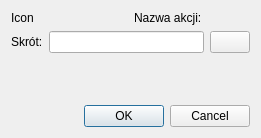
<?xml version="1.0" encoding="UTF-8"?>
<ui version="4.0">
 <class>ActionEditorDialog</class>
 <widget class="QDialog" name="ActionEditorDialog">
  <property name="geometry">
   <rect>
    <x>0</x>
    <y>0</y>
    <width>261</width>
    <height>138</height>
   </rect>
  </property>
  <property name="windowTitle">
   <string>Edycja skrótów klawiszowych</string>
  </property>
  <property name="toolTip">
   <string>Wprowadź sekwencję, która ma zostać powiązana z tą akcją</string>
  </property>
  <layout class="QVBoxLayout" name="verticalLayout">
   <item>
    <layout class="QHBoxLayout" name="horizontalLayout_2">
     <item>
      <widget class="QLabel" name="m_actionIconLabel">
       <property name="text">
        <string>Icon</string>
       </property>
      </widget>
     </item>
     <item>
      <widget class="QLabel" name="m_actionNameLabel">
       <property name="text">
        <string>Nazwa akcji:</string>
       </property>
      </widget>
     </item>
    </layout>
   </item>
   <item>
    <layout class="QHBoxLayout" name="horizontalLayout">
     <item>
      <widget class="QLabel" name="label">
       <property name="text">
        <string>Skrót:</string>
       </property>
      </widget>
     </item>
     <item>
      <widget class="QLineEdit" name="m_shortcutLineEdit">
       <property name="enabled">
        <bool>true</bool>
       </property>
       <property name="mouseTracking">
        <bool>false</bool>
       </property>
       <property name="focusPolicy">
        <enum>Qt::NoFocus</enum>
       </property>
       <property name="readOnly">
        <bool>true</bool>
       </property>
      </widget>
     </item>
     <item>
      <widget class="QPushButton" name="m_clearButton">
       <property name="toolTip">
        <string>Wyczyść</string>
       </property>
       <property name="text">
        <string/>
       </property>
       <property name="icon">
        <iconset resource="../icons/icons.qrc">
         <normaloff>:/icons/edit-clear.png</normaloff>:/icons/edit-clear.png</iconset>
       </property>
      </widget>
     </item>
    </layout>
   </item>
   <item>
    <spacer name="verticalSpacer">
     <property name="orientation">
      <enum>Qt::Vertical</enum>
     </property>
     <property name="sizeHint" stdset="0">
      <size>
       <width>20</width>
       <height>22</height>
      </size>
     </property>
    </spacer>
   </item>
   <item>
    <widget class="QDialogButtonBox" name="buttonBox">
     <property name="orientation">
      <enum>Qt::Horizontal</enum>
     </property>
     <property name="standardButtons">
      <set>QDialogButtonBox::Cancel|QDialogButtonBox::Ok</set>
     </property>
    </widget>
   </item>
  </layout>
 </widget>
 <resources>
  <include location="../icons/icons.qrc"/>
 </resources>
 <connections>
  <connection>
   <sender>buttonBox</sender>
   <signal>accepted()</signal>
   <receiver>ActionEditorDialog</receiver>
   <slot>accept()</slot>
   <hints>
    <hint type="sourcelabel">
     <x>248</x>
     <y>254</y>
    </hint>
    <hint type="destinationlabel">
     <x>157</x>
     <y>274</y>
    </hint>
   </hints>
  </connection>
  <connection>
   <sender>buttonBox</sender>
   <signal>rejected()</signal>
   <receiver>ActionEditorDialog</receiver>
   <slot>reject()</slot>
   <hints>
    <hint type="sourcelabel">
     <x>316</x>
     <y>260</y>
    </hint>
    <hint type="destinationlabel">
     <x>286</x>
     <y>274</y>
    </hint>
   </hints>
  </connection>
 </connections>
</ui>
